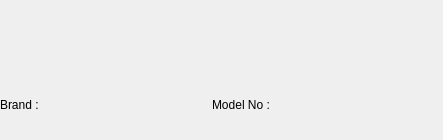
<?xml version="1.0" encoding="UTF-8"?>
<ui version="4.0">
 <class>SearchListItemWidget</class>
 <widget class="QWidget" name="SearchListItemWidget">
  <property name="geometry">
   <rect>
    <x>0</x>
    <y>0</y>
    <width>443</width>
    <height>140</height>
   </rect>
  </property>
  <property name="windowTitle">
   <string>Form</string>
  </property>
  <layout class="QVBoxLayout" name="verticalLayout">
   <property name="spacing">
    <number>0</number>
   </property>
   <property name="leftMargin">
    <number>0</number>
   </property>
   <property name="topMargin">
    <number>0</number>
   </property>
   <property name="rightMargin">
    <number>0</number>
   </property>
   <property name="bottomMargin">
    <number>0</number>
   </property>
   <item>
    <layout class="QHBoxLayout" name="horizontalLayout">
     <item>
      <widget class="QLabel" name="nameLabel">
       <property name="text">
        <string/>
       </property>
      </widget>
     </item>
    </layout>
   </item>
   <item>
    <layout class="QHBoxLayout" name="horizontalLayout_2">
     <item>
      <widget class="QLabel" name="label_3">
       <property name="sizePolicy">
        <sizepolicy hsizetype="Maximum" vsizetype="Preferred">
         <horstretch>0</horstretch>
         <verstretch>0</verstretch>
        </sizepolicy>
       </property>
       <property name="text">
        <string>Brand : </string>
       </property>
      </widget>
     </item>
     <item>
      <widget class="QLabel" name="brandLabel">
       <property name="text">
        <string/>
       </property>
      </widget>
     </item>
     <item>
      <widget class="QLabel" name="label_5">
       <property name="sizePolicy">
        <sizepolicy hsizetype="Maximum" vsizetype="Preferred">
         <horstretch>0</horstretch>
         <verstretch>0</verstretch>
        </sizepolicy>
       </property>
       <property name="text">
        <string>Model No : </string>
       </property>
      </widget>
     </item>
     <item>
      <widget class="QLabel" name="modelLabel">
       <property name="text">
        <string/>
       </property>
      </widget>
     </item>
    </layout>
   </item>
  </layout>
 </widget>
 <resources/>
 <connections/>
</ui>
